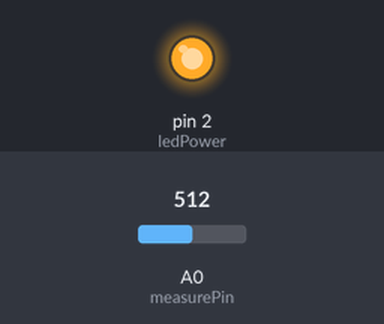
This sketch was run on a simulated Arduino Uno, built with avr-gcc and run on an emulated ATmega328P. On the bench: output pins drawn as LEDs (lit = HIGH). The test bench sets the inputs (shaded band); at power-on: A0 (measurePin) = 512. What the sketch prints to the serial monitor is not drawn.

Above: at 0.1 s.
Timing chart, 0 to 1.6 s (numbered marks = the images above):
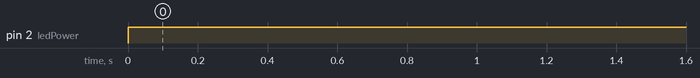

Measured:
- by itself, pin 2 (ledPower): LOW → HIGH at 0.00 s

The sketch:

DS.ino
```cpp
int measurePin = 0; //Connect dust sensor to Arduino A0 pin
int ledPower = 2; //Connect 3 led driver pins of dust sensor to Arduino D2
int samplingTime = 280;
int deltaTime = 40;
int sleepTime = 9680;
float voMeasured = 0;
float calcVoltage = 0;
float dustDensity = 0;
float cheat=1;

void setup(){
Serial.begin(9600);
pinMode(ledPower,OUTPUT);
}

void loop(){
digitalWrite(ledPower,LOW); // power on the LED
delayMicroseconds(samplingTime);
voMeasured = analogRead(measurePin); // read the dust value

delayMicroseconds(deltaTime);
digitalWrite(ledPower,HIGH); // turn the LED off
delayMicroseconds(sleepTime);

// 0 - 5V mapped to 0 - 1023 integer values
// recover voltage
calcVoltage = voMeasured * (5.0 / 1024.0) * cheat;

// linear eqaution taken from http://www.howmuchsnow.com/arduino/airquality/
// Chris Nafis (c) 2012
dustDensity = max(0.172 * calcVoltage - 0.0999,0);
//dustDensity=max((calcVoltage-0.0356)*120000,0);

Serial.print("Raw Signal Value (0-1023): ");
Serial.print(voMeasured);

Serial.print(" - Voltage: ");
Serial.print(calcVoltage);

Serial.print(" - Dust Density: ");
Serial.print(dustDensity * 1000); // 這裡將數值呈現改成較常用的單位( ug/m3 )
Serial.println(" ug/m3 ");
delay(1000);
}
```
